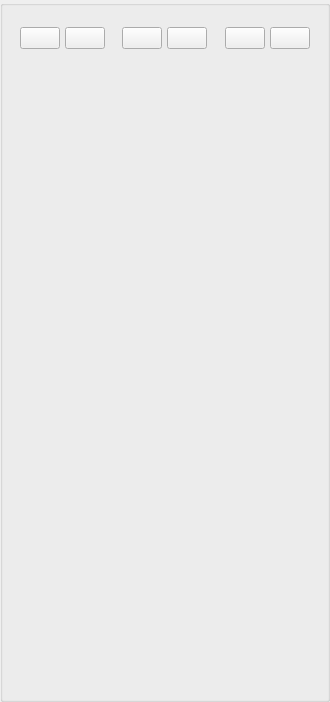
<?xml version="1.0" encoding="UTF-8"?>
<ui version="4.0">
 <class>AppletFriendListClientUi</class>
 <widget class="QWidget" name="AppletFriendListClientUi">
  <property name="geometry">
   <rect>
    <x>0</x>
    <y>0</y>
    <width>330</width>
    <height>702</height>
   </rect>
  </property>
  <property name="sizePolicy">
   <sizepolicy hsizetype="Expanding" vsizetype="Expanding">
    <horstretch>0</horstretch>
    <verstretch>0</verstretch>
   </sizepolicy>
  </property>
  <property name="windowTitle">
   <string>Search</string>
  </property>
  <property name="windowIcon">
   <iconset>
    <normaloff>:/TruthOrDare/Resources/ic_people_normal.png</normaloff>:/TruthOrDare/Resources/ic_people_normal.png</iconset>
  </property>
  <layout class="QGridLayout" name="gridLayout">
   <property name="leftMargin">
    <number>0</number>
   </property>
   <property name="topMargin">
    <number>0</number>
   </property>
   <property name="rightMargin">
    <number>0</number>
   </property>
   <property name="bottomMargin">
    <number>0</number>
   </property>
   <property name="spacing">
    <number>0</number>
   </property>
   <item row="0" column="0">
    <widget class="QGroupBox" name="ItemsGroupBox">
     <property name="minimumSize">
      <size>
       <width>0</width>
       <height>0</height>
      </size>
     </property>
     <property name="title">
      <string/>
     </property>
     <layout class="QVBoxLayout" name="verticalLayout">
      <property name="spacing">
       <number>2</number>
      </property>
      <property name="leftMargin">
       <number>5</number>
      </property>
      <property name="topMargin">
       <number>5</number>
      </property>
      <property name="rightMargin">
       <number>5</number>
      </property>
      <property name="bottomMargin">
       <number>5</number>
      </property>
      <item>
       <widget class="QLabel" name="m_StatusLabel">
        <property name="text">
         <string notr="true"/>
        </property>
       </widget>
      </item>
      <item>
       <layout class="QHBoxLayout" name="horizontalLayout">
        <property name="spacing">
         <number>5</number>
        </property>
        <item>
         <spacer name="horizontalSpacer_3">
          <property name="orientation">
           <enum>Qt::Horizontal</enum>
          </property>
          <property name="sizeHint" stdset="0">
           <size>
            <width>40</width>
            <height>20</height>
           </size>
          </property>
         </spacer>
        </item>
        <item>
         <widget class="VxPushButton" name="m_FriendsButton">
          <property name="sizePolicy">
           <sizepolicy hsizetype="Minimum" vsizetype="Preferred">
            <horstretch>0</horstretch>
            <verstretch>0</verstretch>
           </sizepolicy>
          </property>
          <property name="text">
           <string notr="true"/>
          </property>
         </widget>
        </item>
        <item>
         <widget class="VxPushButton" name="m_FriendsInfoButton">
          <property name="sizePolicy">
           <sizepolicy hsizetype="Minimum" vsizetype="Preferred">
            <horstretch>0</horstretch>
            <verstretch>0</verstretch>
           </sizepolicy>
          </property>
          <property name="text">
           <string notr="true"/>
          </property>
         </widget>
        </item>
        <item>
         <spacer name="horizontalSpacer_5">
          <property name="orientation">
           <enum>Qt::Horizontal</enum>
          </property>
          <property name="sizeHint" stdset="0">
           <size>
            <width>40</width>
            <height>20</height>
           </size>
          </property>
         </spacer>
        </item>
        <item>
         <widget class="VxPushButton" name="m_IgnoredButton">
          <property name="sizePolicy">
           <sizepolicy hsizetype="Minimum" vsizetype="Preferred">
            <horstretch>0</horstretch>
            <verstretch>0</verstretch>
           </sizepolicy>
          </property>
          <property name="text">
           <string notr="true"/>
          </property>
         </widget>
        </item>
        <item>
         <widget class="VxPushButton" name="m_IgnoredInfoButton">
          <property name="sizePolicy">
           <sizepolicy hsizetype="Minimum" vsizetype="Preferred">
            <horstretch>0</horstretch>
            <verstretch>0</verstretch>
           </sizepolicy>
          </property>
          <property name="text">
           <string notr="true"/>
          </property>
         </widget>
        </item>
        <item>
         <spacer name="horizontalSpacer_2">
          <property name="orientation">
           <enum>Qt::Horizontal</enum>
          </property>
          <property name="sizeHint" stdset="0">
           <size>
            <width>40</width>
            <height>20</height>
           </size>
          </property>
         </spacer>
        </item>
        <item>
         <widget class="VxPushButton" name="m_NearbyButton">
          <property name="sizePolicy">
           <sizepolicy hsizetype="Minimum" vsizetype="Preferred">
            <horstretch>0</horstretch>
            <verstretch>0</verstretch>
           </sizepolicy>
          </property>
          <property name="text">
           <string notr="true"/>
          </property>
         </widget>
        </item>
        <item>
         <widget class="VxPushButton" name="m_NearbyInfoButton">
          <property name="sizePolicy">
           <sizepolicy hsizetype="Minimum" vsizetype="Preferred">
            <horstretch>0</horstretch>
            <verstretch>0</verstretch>
           </sizepolicy>
          </property>
          <property name="text">
           <string notr="true"/>
          </property>
         </widget>
        </item>
        <item>
         <spacer name="horizontalSpacer_4">
          <property name="orientation">
           <enum>Qt::Horizontal</enum>
          </property>
          <property name="sizeHint" stdset="0">
           <size>
            <width>40</width>
            <height>20</height>
           </size>
          </property>
         </spacer>
        </item>
       </layout>
      </item>
      <item>
       <widget class="UserListWidget" name="m_UserListWidget" native="true">
        <property name="sizePolicy">
         <sizepolicy hsizetype="Expanding" vsizetype="Expanding">
          <horstretch>0</horstretch>
          <verstretch>0</verstretch>
         </sizepolicy>
        </property>
       </widget>
      </item>
     </layout>
    </widget>
   </item>
  </layout>
 </widget>
 <customwidgets>
  <customwidget>
   <class>VxPushButton</class>
   <extends>QPushButton</extends>
   <header location="global">VxPushButton.h</header>
  </customwidget>
  <customwidget>
   <class>UserListWidget</class>
   <extends>QWidget</extends>
   <header>UserListWidget.h</header>
   <container>1</container>
  </customwidget>
 </customwidgets>
 <resources/>
 <connections/>
</ui>
